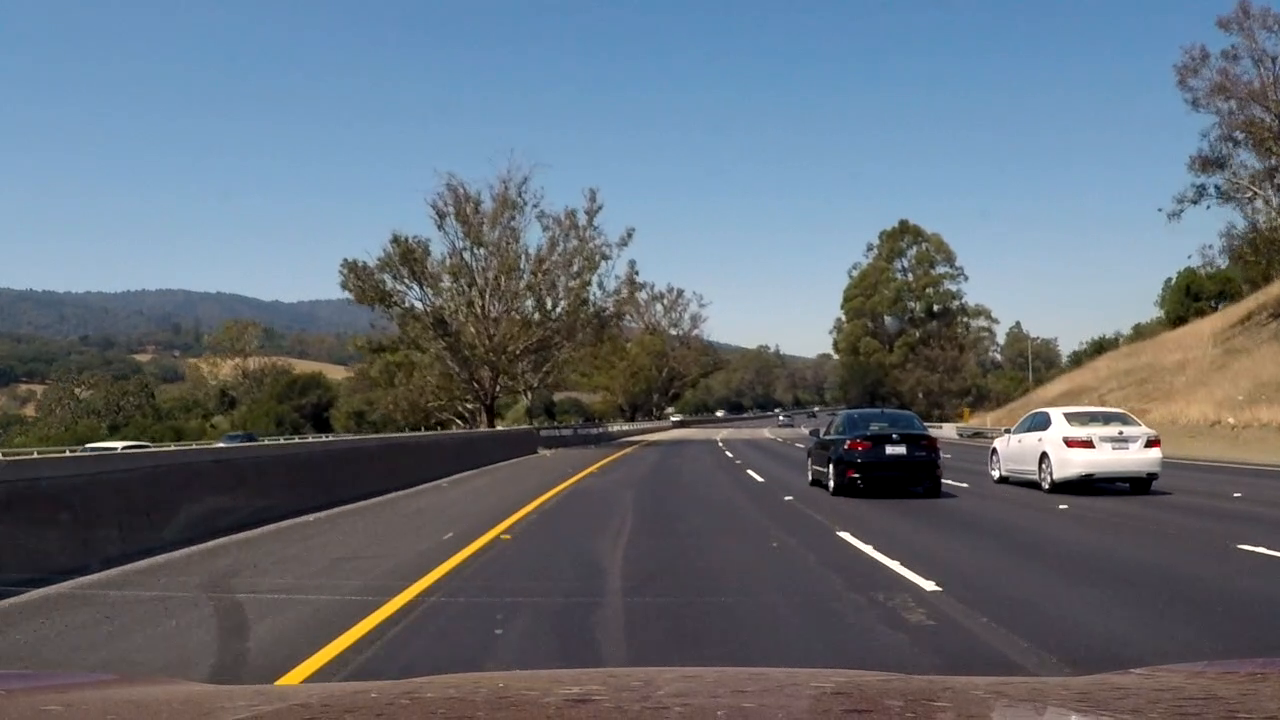
#> input picture frame 16 of test_videos/trees.mp4, 1280 x 720 px, given in place of project_video.mp4, which was not available
$ python simple_lane_detect.py
#> lines starting #> are read from the running program, lines starting #| are printed output that depends on the picture; after the words box and inside, x2 and y2 are one past the last pixel; in counts of white or black regions, pixels touching at a corner belong together; pictures that were not available may be replaced by others from this repository, and a replacement may not be noted
import cv2
import math
import numpy as np
# import imageio
# from save_GIF import FrameGIF

debug_img = True

# [5 lines left out: function display_window, not called in this run]

def to_gray_scale(img):
  return cv2.cvtColor(img, cv2.COLOR_BGR2GRAY)

def reduce_noise(img, ksize):
  return cv2.GaussianBlur(img, (ksize, ksize), 0)

def interest_region(img, roi):
  if len(img.shape) > 2:
    mask_color = (255, ) * img.shape[2]
  else:
    mask_color = 255
  # height, width, channel = img.shape
  # dst = np.zeros((height, width, channel), dtype=np.uint8)
  dst = np.zeros_like(img)
  cv2.fillPoly(dst, [roi], mask_color)
  return cv2.bitwise_and(img, dst)

def edge_detector(img, low_thresh=100, high_thresh=200):
  return cv2.Canny(img, low_thresh, high_thresh)

def hough_line_detecor(img):
  lines = cv2.HoughLinesP(img, 1, np.pi/180, 30, np.array([]), 20, 20)
  img_copy = np.zeros((img.shape[0], img.shape[1], 3), dtype=np.uint8)
  mean_lines = mean_coordinate(img, lines)
  draw_lines(img_copy, mean_lines)
  return img_copy

def make_coordinate(parameter, y_max, y_min):
  x1_mean = int((y_max - parameter[1]) / parameter[0])
  x2_mean = int((y_min - parameter[1]) / parameter[0])
  return np.array([x1_mean, y_max, x2_mean, y_min])

def mean_coordinate(img, lines):
  left_fit = []
  right_fit = []
  y_max = img.shape[0]
  y_min = img.shape[0]

  for line in lines:
    x1, y1, x2, y2 = line[0]
    y_min = min(min(y1, y2), y_min)
    parameter = np.polyfit((x1, x2), (y1, y2), 1)  ## y = ax + b, 兩點求直線公式
    slope = parameter[0]
    intercept = parameter[1]
    if abs(slope) < 0.5:
      continue
    if slope < 0:  ## 判斷斜率來表示左右
      left_fit.append((slope, intercept))
    else:
      right_fit.append((slope, intercept))

  if len(left_fit) > 0 and len(right_fit) > 0:
    left_fit_mean = np.mean(left_fit, axis=0)
    right_fit_mean = np.mean(right_fit, axis=0)

    left_coordinate = make_coordinate(left_fit_mean, y_max, y_min)
    right_coordinate = make_coordinate(right_fit_mean, y_max, y_min)
    return np.array([left_coordinate, right_coordinate])
  return

def draw_lines(img, lines):
  if lines is not None:
    for x1, y1, x2, y2 in lines:
      # x1, y1, x2, y2 = line[0]
      cv2.line(img, (x1, y1), (x2, y2), (0, 255, 0), 3)

def weighted_img(img, initial_img, α=0.8, β=1., λ=0.):
  return cv2.addWeighted(initial_img, α, img, β, λ)


if __name__ in "__main__":

  cap = cv2.VideoCapture("../test_videos/project_video.mp4")

  # gif_frame = FrameGIF(60)
  while True:
    if cap.isOpened():
      ret, frame = cap.read()
#> frame is the input picture: shape (720, 1280, 3); mean B, G, R 119.2, 109.2, 100.3
      if not ret:
        break
      frame_copy = frame.copy()
      height, width, _ = frame.shape
      # roi = np.array([[int(width*4/10), int(height*6.5/10)], [int(width*1.8/10), int(height)],
      #                 [int(width*9.4/10), height], [int(width*6.1/10), int(height*6.5/10)]])
      roi = np.array([(0, height),(width / 2, height / 2),(width, height), ], np.int32)
      img_gray = to_gray_scale(frame)
      # display_window('gray', img_gray)
      img_blur = reduce_noise(img_gray, 3)
      # display_window('blur', img_blur)
      img_edge = edge_detector(img_blur)
#> in edge_detector, `return cv2.Canny(img, low_thresh, high_thresh)`:
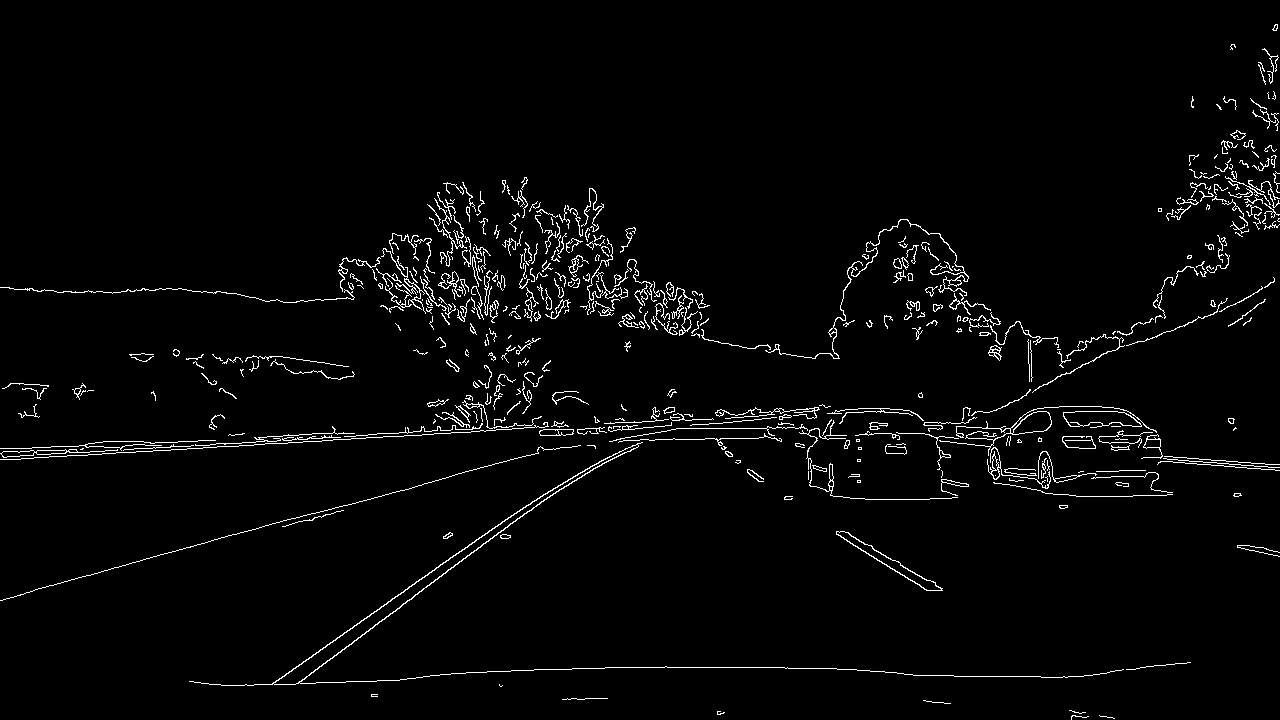
#> returned value: shape (720, 1280); 2.6% white in thin lines or dots
      # [4 lines of commented-out code are left out]
      interest_img = interest_region(img_edge, roi)
#> in interest_region, `return cv2.bitwise_and(img, dst)`:
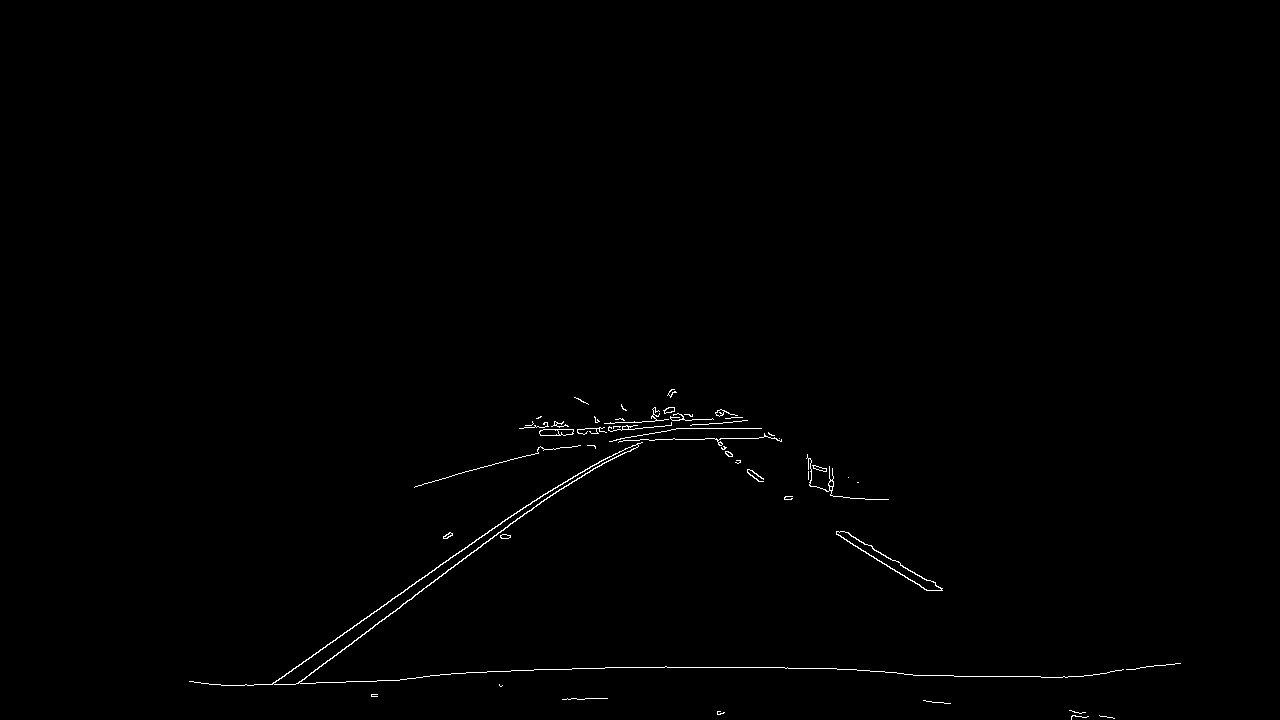
#> returned value: shape (720, 1280); 0.48% white in thin lines or dots, all inside (x1, y1, x2, y2) = (189, 389, 1181, 720)
      # display_window('interest_region', interest_img)
      # display_window("interest_img", interest_region(img_blur, roi))
      img_line = hough_line_detecor(interest_img)
#> in hough_line_detecor, `lines = cv2.HoughLinesP(img, 1, np.pi/180, 30, np.array([]), 20, 20)`: lines = 55 rows, first 6: [298, 683, 524, 513], [271, 684, 540, 496], [605, 667, 787, 667], [585, 428, 642, 428], [297, 683, 483, 543], [646, 421, 676, 439]
#> the loop in mean_coordinate, `for line in lines:` made 55 passes
#> (x1, y1, x2, y2, y_min, slope, intercept) on passes 1 to 8: (298, 683, 524, 513, 513, -0.752, 907.2), (271, 684, 540, 496, 496, -0.699, 873.4), (605, 667, 787, 667, 496, -2.04e-16, 667), (585, 428, 642, 428, 428, -1.45e-16, 428), (297, 683, 483, 543, 428, -0.753, 906.5), (646, 421, 676, 439, 421, 0.6, 33.4), (587, 445, 697, 424, 421, -0.191, 557.1), (842, 531, 941, 588, 421, 0.576, 46.21)
#> after the loop in mean_coordinate, `for line in lines:`: left_fit = [(-0.752, 907.2), (-0.699, 873.4), (-0.753, 906.5), (-0.625, 839.6), (-0.559, 797.4), (-0.611, 827.3), (-0.6, 821), (-0.583, 815), (-0.701, 873.3), (-0.75, 907)]; right_fit = [(0.6, 33.4), (0.576, 46.21), (0.615, 19.54), (0.732, -79.62), (0.687, -48.75), (0.576, 45.64), (0.6, -23.8), (0.56, 57.68), (0.659, -17.54)]
#> in mean_coordinate, `left_fit_mean = np.mean(left_fit, axis=0)`: left_fit_mean = [-0.663, 856.8]
#> in mean_coordinate, `right_fit_mean = np.mean(right_fit, axis=0)`: right_fit_mean = [0.623, 3.64]
#> in make_coordinate, `x1_mean = int((y_max - parameter[1]) / parameter[0])`: x1_mean = 206
#> in make_coordinate, `x2_mean = int((y_min - parameter[1]) / parameter[0])`: x2_mean = 669
#> in mean_coordinate, `left_coordinate = make_coordinate(left_fit_mean, y_max, y_min)`: left_coordinate = [206, 720, 669, 413]
#> in mean_coordinate, `right_coordinate = make_coordinate(right_fit_mean, y_max, y_min)`: right_coordinate = [1150, 720, 657, 413]
#> in hough_line_detecor, `mean_lines = mean_coordinate(img, lines)`: mean_lines = [[206, 720, 669, 413], [1150, 720, 657, 413]]
#> the loop in draw_lines, `for x1, y1, x2, y2 in lines:` made 2 passes
#> after the loop in draw_lines, `for x1, y1, x2, y2 in lines:`:
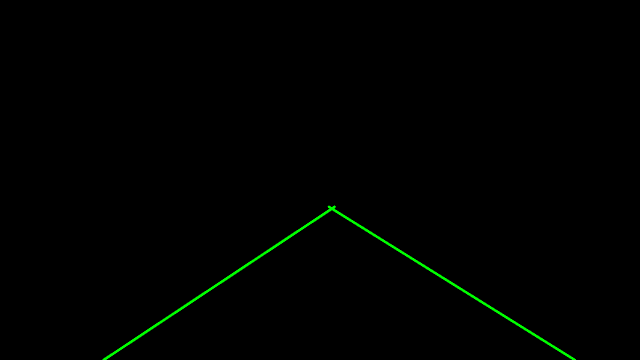
#> img: shape (720, 1280, 3) (shown at 1/2 size); mean of channels 0, 1, 2 0, 1.6, 0; drawn as B, G, R
      # display_window('hough_line_detecor', img_line)
      # display_window("img_line", img_line)
      line_detect = weighted_img(frame_copy, img_line)
      result_image = cv2.hconcat([img_line, line_detect])
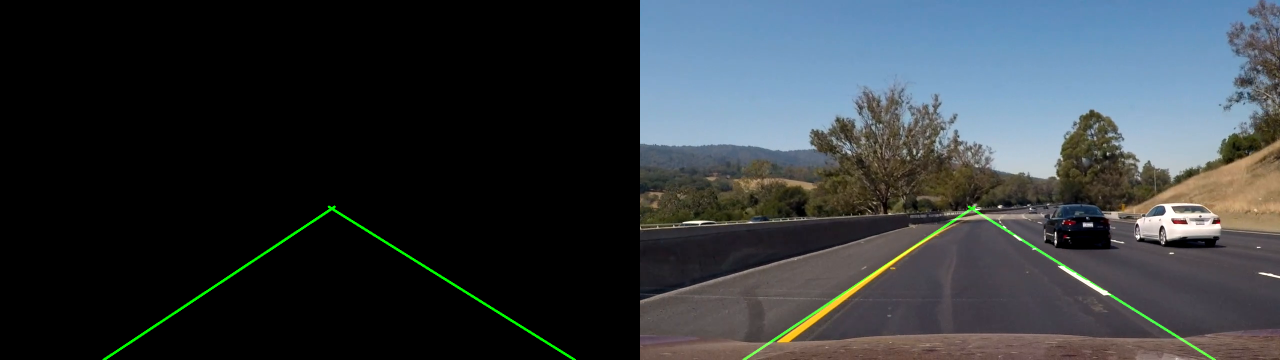
#> result_image: shape (720, 2560, 3) (shown at 1/2 size); mean of channels 0, 1, 2 59.6, 55.9, 50.2; drawn as B, G, R
      cv2.imshow("line_detect", result_image)
      imm = cv2.cvtColor(result_image, cv2.COLOR_BGR2RGB)

      # gif_frame.append_frame(imm)
      # gif_frame.save_gif('./test.gif')
      # cv2.waitKey(0)
      # type q to left loop
      if cv2.waitKey(1) & 0xFF == ord('q'):
#> (key q is pressed here)
        break
    else:
      print("No video")
      break
  # Release everything if job is finished


  cap.release()
  cv2.destroyAllWindows()

$ run again, starting later in the video
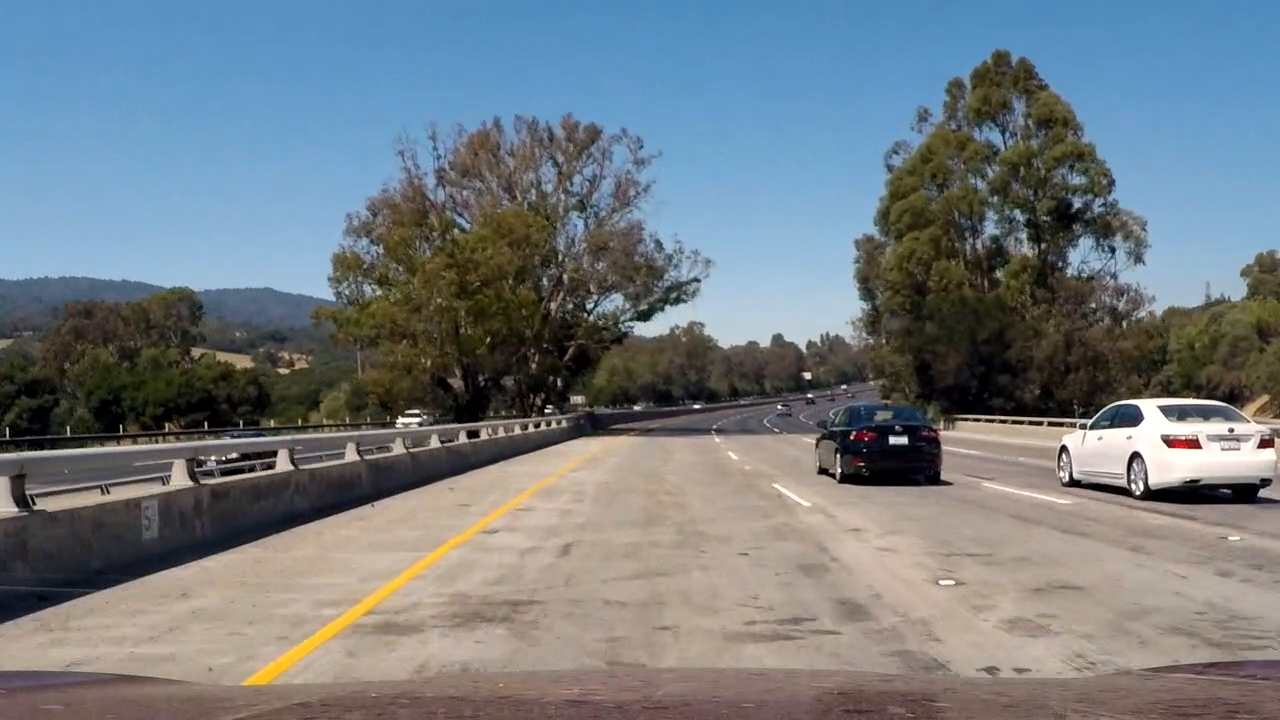
#> input picture frame 73 of test_videos/trees.mp4, 1280 x 720 px, given in place of project_video.mp4, which was not available
#> frame is the input picture: shape (720, 1280, 3); mean B, G, R 129.4, 123.6, 114.9
#> dst: shape (720, 1280); 25% white; 1 white region, box (x1, y1, x2, y2) and area: (1, 360, 1280, 720) 230680
#> in interest_region, `return cv2.bitwise_and(img, dst)`:
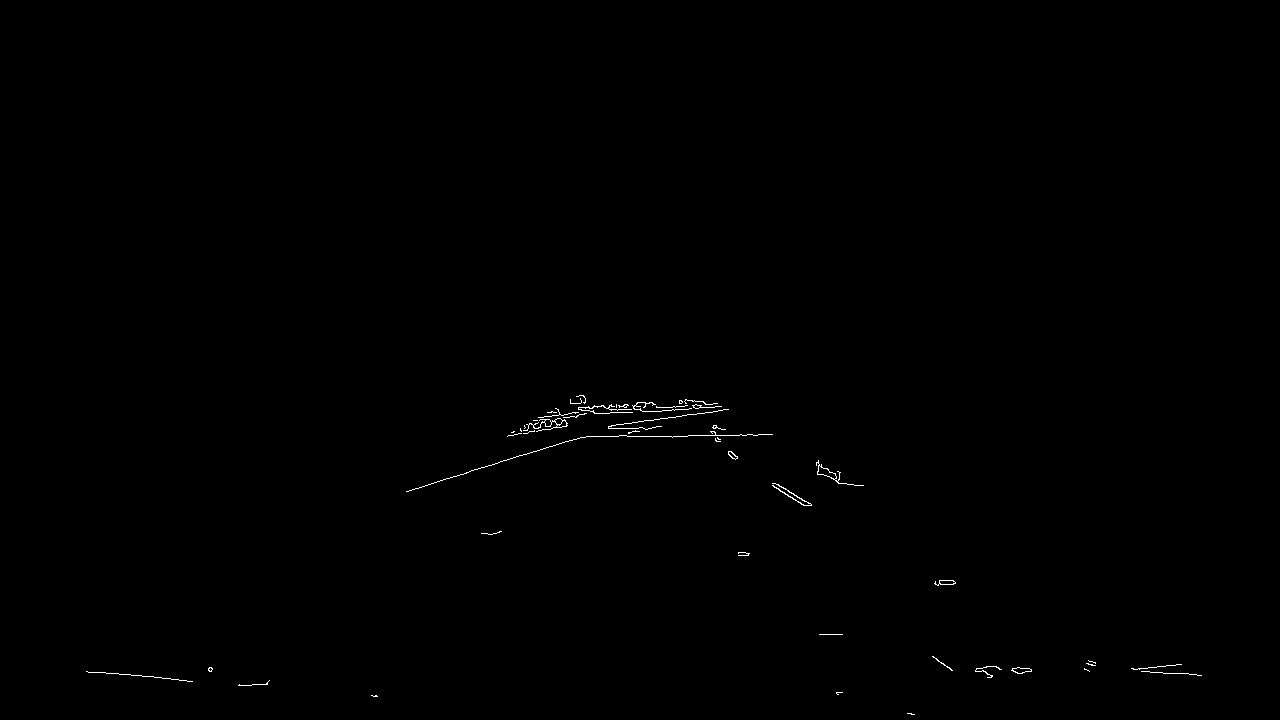
#> returned value: shape (720, 1280); 0.24% white in thin lines or dots, all inside (x1, y1, x2, y2) = (86, 395, 1202, 715)
#> lines = 23 rows, first 6: [406, 491, 587, 436], [544, 416, 642, 411], [508, 435, 566, 426], [611, 425, 728, 409], [86, 671, 186, 680], [627, 436, 772, 434]
#> the loop in mean_coordinate, `for line in lines:` made 23 passes
#> (x1, y1, x2, y2, y_min, slope, intercept) on passes 1 to 8: (406, 491, 587, 436, 436, -0.304, 614.4), (544, 416, 642, 411, 411, -0.051, 443.8), (508, 435, 566, 426, 411, -0.155, 513.8), (611, 425, 728, 409, 409, -0.137, 508.6), (86, 671, 186, 680, 409, 0.09, 663.3), (627, 436, 772, 434, 409, -0.0138, 444.6), (578, 407, 714, 407, 407, 7.22e-17, 407), (588, 406, 721, 406, 406, -7.02e-17, 406)
#> after the loop in mean_coordinate, `for line in lines:`: left_fit = []; right_fit = [(0.583, 30.92), (0.56, 54.2)]
#> img_copy: shape (720, 1280, 3); every value is 0
#> `result_image = cv2.hconcat([img_line, line_detect])`:
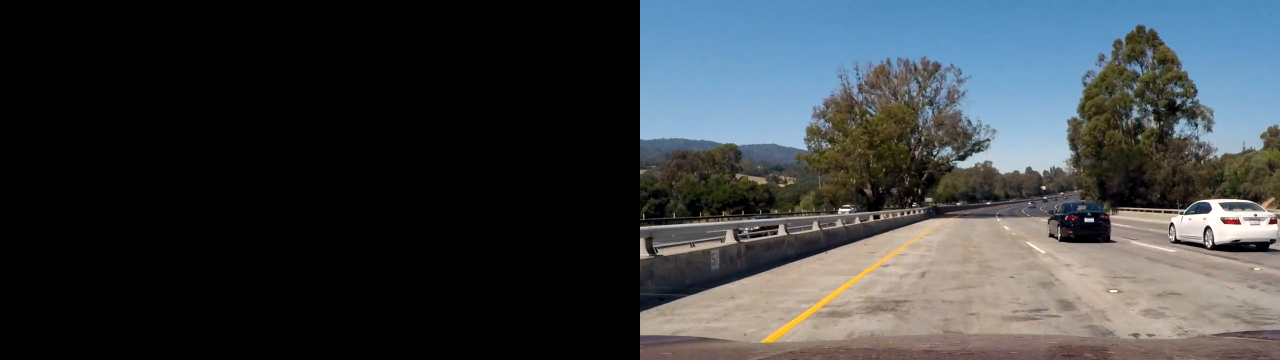
#> result_image: shape (720, 2560, 3) (shown at 1/2 size); mean of channels 0, 1, 2 64.7, 61.8, 57.5; drawn as B, G, R
